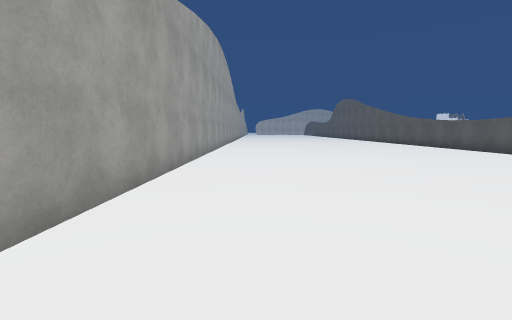
[1] (above)

24 first-person views from a walk through a Unity game level. The camera is 1.4 m above the floor, tilts 6° down and sees 85° across. The floor is counted in squares, 2 m on a side. Each view is taken from the middle of a square. On the plan, view 1 faces up. The plan holds only what a view shows up to about 9 squares ahead; the rest is blank. The place goes on beyond the plan. The player character is not drawn. Some animated figures are left out. Surface patterns are stand-ins for the level's own textures.

[2]
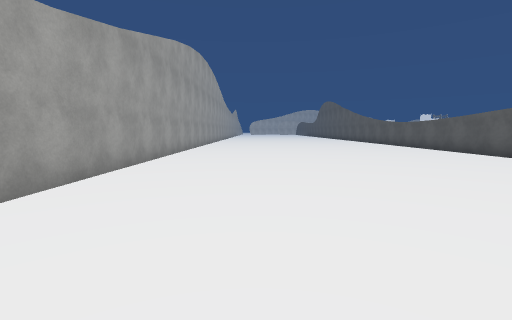

[3]
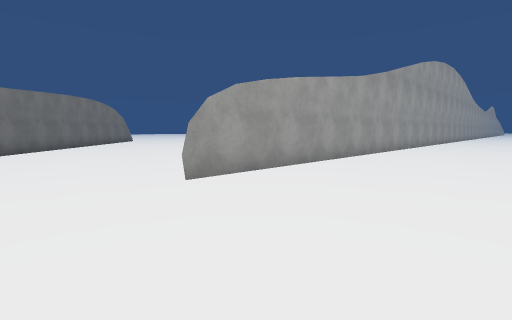

[4]
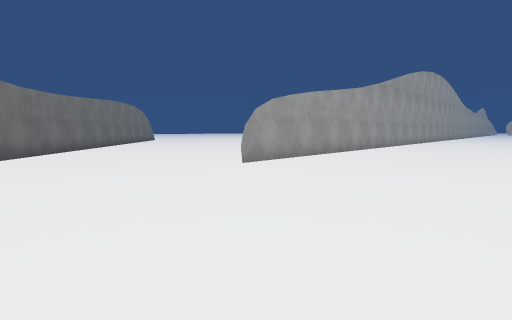

[5]
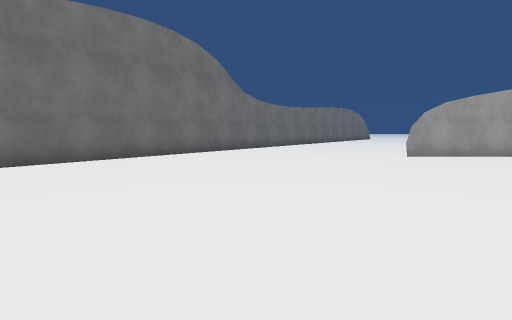

[6]
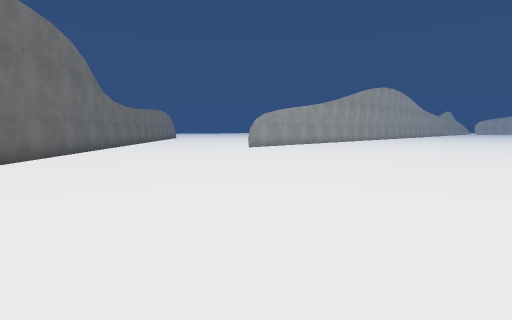

[7]
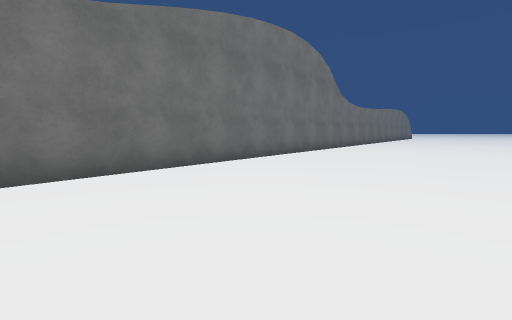

[8]
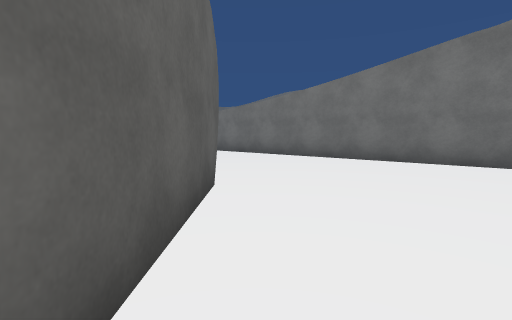

[9]
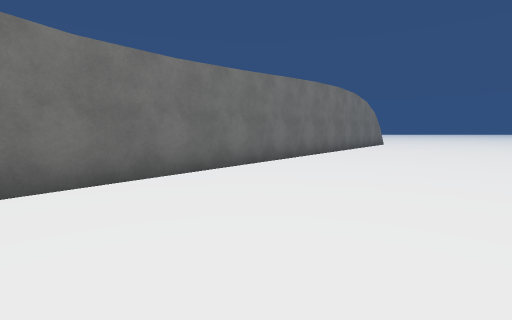

[10]
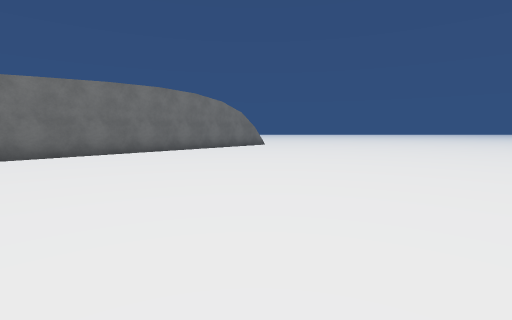

[11]
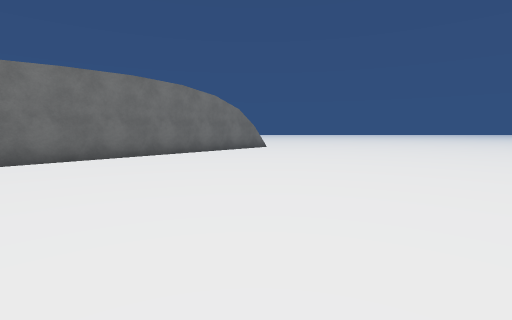

[12]
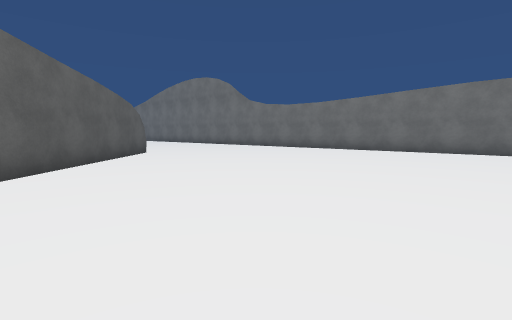

[13]
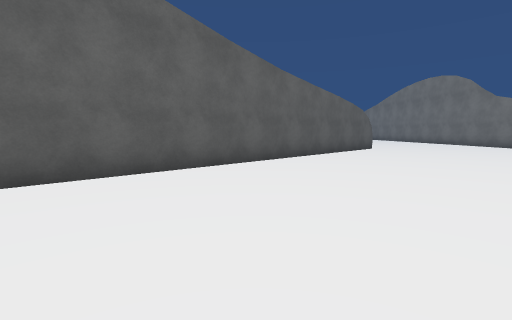

[14]
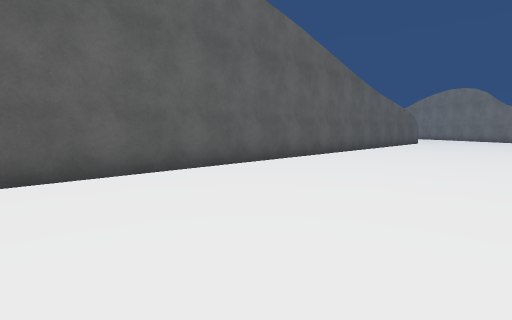

[15]
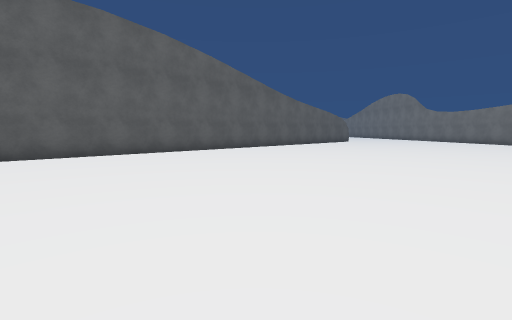

[16]
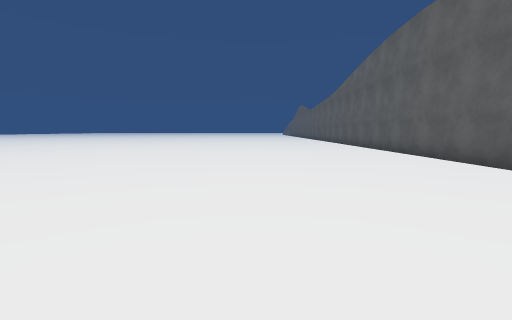

[17]
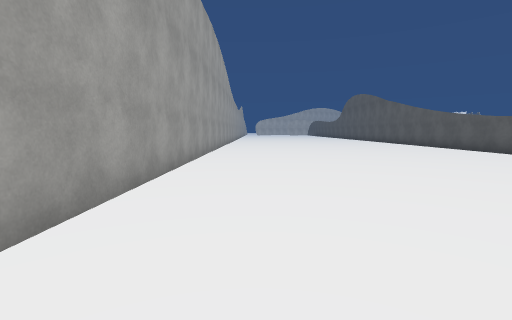

[18]
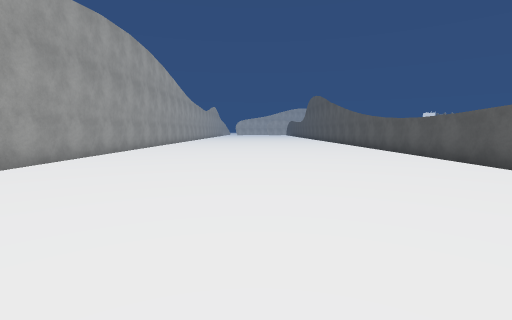

[19]
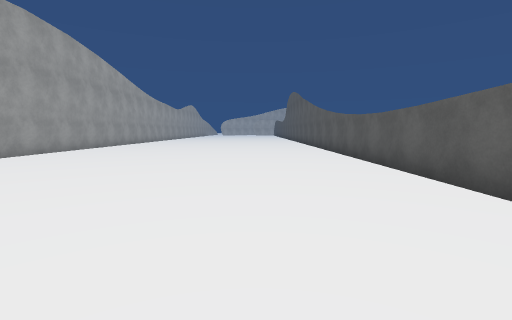

[20]
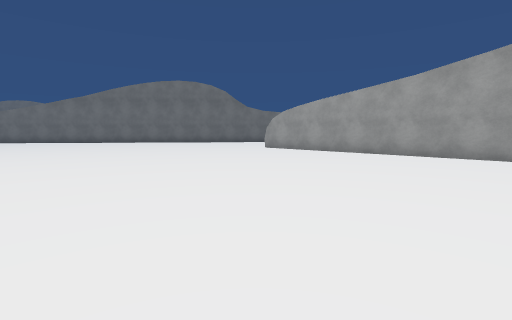

[21]
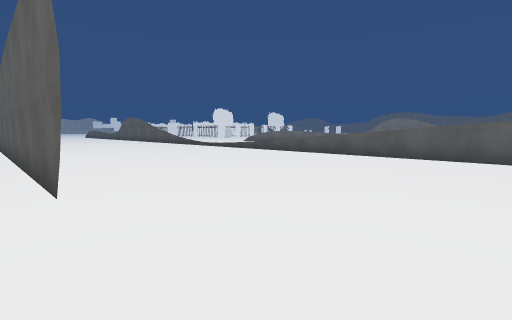

[22]
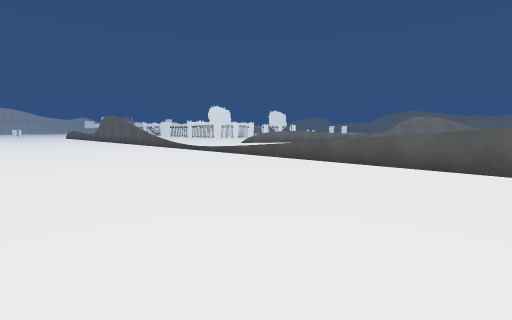

[23]
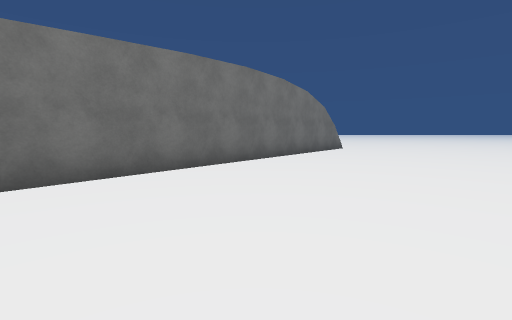

[24]
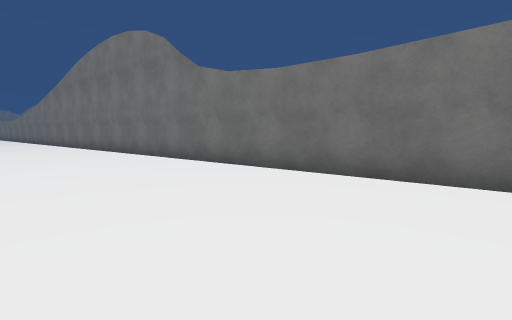

### Floor plan
Points are (right, up) in squares from view 1. A wall is a line through its corners. A room is listed if a view was taken in it or the views show most of it. See-through windows are left out.
Room 1 (views 1, 2, 3, 4, 5, 6, 7, 8, 9, 10, 11, 12, 13, 14, 15, 16, 17, 18, 19, 20, 21, 23, 24)
walls: (-1.5, -3.9) (-1.5, 13.1) (-1.5, -4); (7.5, 5.1) (7.5, 13.1); (-15.1, -0.2) (6.6, -17.5); (7.5, -13.1) (7.5, -3.9)
ways out: opening at (7.7, -15) to room 2
Room 2 (view 22)
walls: (14.6, -15.8) (14.6, -7.5); (6.6, -17.5) (7.4, -18.1)
ways out: opening at (7.7, -15) to room 1; gap at (15, -9)

Where each view was taken, in squares from view 1:
view 1: 0 up, 0 right, facing up
view 2: 2 down, 1 right, facing up
view 3: 6 down, 2 right, facing up-left
view 4: 8 down, 3 right, facing up-left
view 5: 8 down, 6 right, facing left
view 6: 12 down, 7 right, facing up-left
view 7: 12 down, 7 right, facing left
view 8: 9 down, 7 right, facing down
view 9: 5 down, 3 left, facing left
view 10: 1 up, 3 left, facing left
view 11: 1 up, 5 left, facing left
view 12: 5 up, 5 left, facing down
view 13: 7 up, 6 left, facing down-right
view 14: 13 up, 6 left, facing down-right
view 15: 13 up, 10 left, facing down-right
view 16: 4 up, 6 left, facing up
view 17: 3 up, 0 right, facing up
view 18: 2 up, 3 right, facing up
view 19: 4 up, 5 right, facing up
view 20: 4 up, 7 right, facing down-left
view 21: 16 down, 7 right, facing up-right
view 22: 14 down, 9 right, facing up-right
view 23: 2 down, 6 left, facing left
view 24: 2 down, 6 left, facing down
